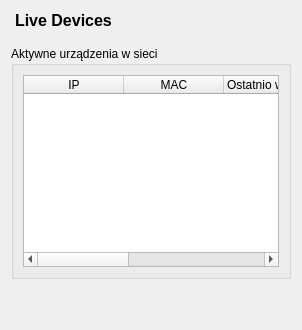
<?xml version="1.0" encoding="UTF-8"?>
<ui version="4.0">
 <class>DevicesTab</class>
 <widget class="QWidget" name="DevicesTab">
  <layout class="QVBoxLayout" name="verticalLayout">
   <item>
    <widget class="QLabel" name="labelTitle">
     <property name="text">
      <string>Live Devices</string>
     </property>
     <property name="styleSheet">
      <string>font-size: 16px; font-weight: bold; margin-bottom: 10px;</string>
     </property>
    </widget>
   </item>
   <item>
    <widget class="QGroupBox" name="groupDevices">
     <property name="title">
      <string>Aktywne urządzenia w sieci</string>
     </property>
     <layout class="QVBoxLayout" name="groupLayout">
      <item>
       <widget class="QTableWidget" name="devices">
        <column>
         <property name="text">
          <string>IP</string>
         </property>
        </column>
        <column>
         <property name="text">
          <string>MAC</string>
         </property>
        </column>
        <column>
         <property name="text">
          <string>Ostatnio widziany</string>
         </property>
        </column>
        <column>
         <property name="text">
          <string>Pakiety</string>
         </property>
        </column>
        <column>
         <property name="text">
          <string>Status</string>
         </property>
        </column>
       </widget>
      </item>
     </layout>
    </widget>
   </item>
   <item>
    <spacer name="verticalSpacer">
     <property name="orientation">
      <enum>Qt::Vertical</enum>
     </property>
     <property name="sizeHint" stdset="0">
      <size>
       <width>20</width>
       <height>40</height>
      </size>
     </property>
    </spacer>
   </item>
  </layout>
 </widget>
 <resources/>
 <connections/>
</ui>
